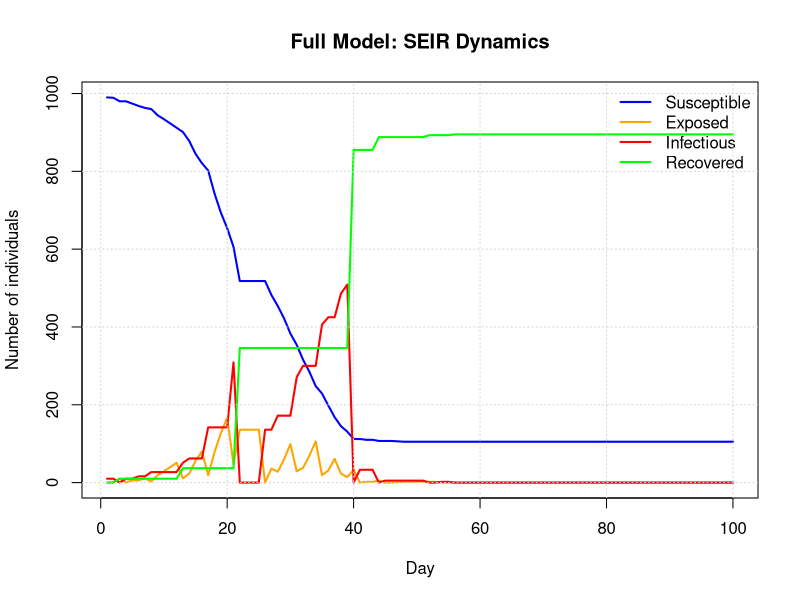

Recreate this plot in R.
# Name=Didar Singh

# s2903783  

#here is the function to implement SEIR model simulation with diffrent beta

##here we have a function which have inputs like a number of people and 
##initial defective and the number of days, and then we have  beta parameter parameters

seir<-function(n=10000,ni=10,nt=100,gamma=1/3,delta=2/3,bmu=0.5,bsc=0.05){
  ## SEIR stochastic simulation model.
  ## n = population size; ni = initially infective; nt = number of days
  ## gamma = daily prob E -> I; delta = daily prob I -> R;
  ## bmu = mean beta; bsc = var(beta) = bmu * bsc
  
  x<-rep(0,n) ## initialize to susceptible state
  x[1:ni]<-2 ## create some infectives
  beta <- rgamma(n,shape=bmu/bsc,scale=bsc) ## individual infection rates
  S<-E<-I<-R<-rep(0,nt) ## set up storage for pop in each state
  S[1] <- n-ni;I[1] <- ni ## initialize
  ##loop over days 
  for(i in 2:nt) {
    u <- runif(n) ## uniform random deviates
    x[x==2&u<delta] <- 3 ## I -> R with prob delta
    x[x==1&u<gamma] <- 2 ## E -> I with prob gamma
    x[x==0&u<beta*I[i-1]] <- 1 ## S -> E with prob beta*I[i-1]
    S[i] <- sum(x==0); E[i] <- sum(x==1)
    I[i] <- sum(x==2); R[i] <- sum(x==3)
  }
  list(S=S,E=E,I=I,R=R,beta=beta)
 ##seir   
}
seir(n=10000,ni=10,nt=100,gamma=1/3,delta=1/5,bmu=5e-5,bsc=1e-5)$S

## step-1

#-----------------------


## n=total number of people 
n<-1000
##here we create a h vector of length and which contains the household ID for each person

## in single line by help of rep and sample

## maximum number of people in  household is five

## here we set.seed to generates a same number,Every time we run the code.

set.seed(9783)
hmax<-5
h<-rep(c(1:n),sample(1:hmax,n,replace=TRUE))[1:n]
length(h)
head(h,50)
h[1000]

##---------------------------------------------------------------
## Function: get.net
##---------------------------------------------------------------
## Purpose:
##   Create a network of non-household contacts based on 
##   individuals’ activity levels (Beta) and household structure (h).
##
## Inputs:
##   Beta : vector of activity levels for each person
##   h    : vector indicating household membership
##   nc   : expected number of non-household contacts per person
##
## Output:
##   A list of length n, where each element contains the indices 
##   of that person’s non-household contacts.
##---------------------------------------------------------------

get.net<-function(beta,h,nc){
  ##Number of individuals in population
  n<-length(beta)
  
  # Create an empty list where each element will store contacts for one person
  mylist<-vector("list",n)
  
  # Initialize each list element as an empty integer vector
  for(i in 1:n) mylist[[i]]<-integer(0)
  
  # Mean activity level across the population (used in probability formula)
  B<-sum(beta)/n
  
  
  # Loop through all unique pairs (i, j) with i < j to avoid double checking
  for (i in 1:(n - 1)) {
    for (j in (i + 1):n) {
      
      # Only consider non-household contacts
      if (h[i] != h[j]) {
        
        # Compute probability of forming a link between i and j
        p <- (nc * beta[i] * beta[j]) / ((B^2) * (n - 1))
        
        # Ensure probability does not exceed 1
        p <- min(1, p)
        
        # Draw one random number to decide if link is formed
        if (runif(1, 0, 1) < p) {
          
          # Record the link in both individuals' contact lists (symmetric)
          mylist[[i]] <- c(mylist[[i]], j)
          mylist[[j]] <- c(mylist[[j]], i)
        }
      }
    }
  }
  
  # Return the full network as a list
  return(mylist)
}

##----------------------

## step-3 

##--------------------

## function for finding number of prople in S,E,I,R for each day
x<-c(0,0,1,1,2,3,4,2)
b<-(which(x==2))
b

# nseir: Individual-based SEIR epidemic model with household, network, and random mixing
#
# Inputs:
#   beta   : numeric vector of length n, sociability/activity of each individual
#   h      : integer/vector of length n, household IDs
#   alink  : list of length n, each element contains regular contacts (vector of indices)
#   alpha  : vector of 3 infection probabilities c(alpha_h, alpha_c, alpha_r)
#            alpha_h: household, alpha_c: network, alpha_r: random mixing
#   delta  : I -> R daily probability
#   gamma  : E -> I daily probability
#   nc     : average community contacts
#   nt     : number of simulation days
#   pinf   : initial fraction infected (0-1)
#
# Output:
#   list with elements:
#     S, E, I, R : daily counts of susceptible, exposed, infectious, recovered
#     beta       : returned sociability vector for reference

nseir <- function(beta, h, alink, alpha=c(.1,.01,.01), delta=.2, gamma=.4, nc=15, nt=100, pinf=.005){
  
  n <- length(beta)  # population size
  stopifnot(length(h) == n, length(alink) == n)  # basic checks
  alpha_h <- alpha[1]; alpha_c <- alpha[2]; alpha_r <- alpha[3]
  
  x <- rep(0, n)   # initialize all individuals as Susceptible (0)
  
  ni <- max(1, round(pinf * n))  # initial number of infected
  B <- mean(beta)                 # mean sociability for random mixing
  x[sample(1:n, ni)] <- 2         # randomly infect initial individuals
  
  # Storage for daily counts
  S <- E <- I <- R <- rep(0, nt)
  S[1] <- sum(x == 0); E[1] <- sum(x == 1)
  I[1] <- sum(x == 2); R[1] <- sum(x == 3)
  
  # Main simulation loop over days
  for(day in 2:nt){
    
    inf_idx <- which(x == 2)  # indices of infectious individuals
    n_inf <- length(inf_idx)
    
    # --- Progression transitions ---
    # I -> R (recovery)
    u <- runif(1)
    x[x==2 & u < delta] <- 3
    
    # E -> I (incubation to infectious)
    u <- runif(1)
    x[x==1 & u < gamma] <- 2
    
    # Susceptibles
    S_idx <- which(x == 0)
    
    if(length(S_idx) > 0 && n_inf > 0){
      
      # Precompute coefficient for random mixing term
      coef_pair <- (alpha_r * nc) / (B^2 * (n - 1))
      
      # Loop over susceptibles
      for(i in S_idx){
        
        # 1) Household infection
        IH <- sum(h[inf_idx] == h[i])  # number of infectious household members
        p_h <- if(IH > 0) 1 - (1 - alpha_h)^IH else 0
        
        # 2) Network infection
        nb <- alink[[i]]
        IN <- if(length(nb) == 0) 0 else sum(nb %in% inf_idx)
        p_c <- if(IN > 0) 1 - (1 - alpha_c)^IN else 0
        
        # 3) Random mixing infection
        p_ij <- coef_pair * beta[i] * beta[inf_idx]  # infection prob from each infectious individual
        p_ij[p_ij < 0] <- 0; p_ij[p_ij > 1] <- 1    # clip probabilities
        survive <- prod(1 - p_ij)  # probability of avoiding infection from all infectives
        p_r <- 1 - survive
        
        # --- Combine all sources of infection ---
        p_total <- 1 - (1 - p_h) * (1 - p_c) * (1 - p_r)
        p_total <- min(max(p_total, 0), 1)  # safety for numerical errors
        
        # Infection trial
        if(runif(1) < p_total) x[i] <- 1
      }
      
    } # end susceptibles loop
    
    # Store daily counts
    S[day] <- sum(x == 0); E[day] <- sum(x == 1)
    I[day] <- sum(x == 2); R[day] <- sum(x == 3)
  }
  
  # Return results
  list(S = S, E = E, I = I, R = R, beta = beta)
}

# plot_SEIR: Plot SEIR dynamics from nseir simulation
#
# Input:
#   sim  : list returned by nseir() containing S, E, I, R vectors
#   main : optional title for the plot
#
# Output:
#   Generates a line plot of S, E, I, R over time

plot_SEIR <- function(sim, main="SEIR Dynamics") {
  
  # Check input
  stopifnot(all(c("S","E","I","R") %in% names(sim)))
  
  nt <- length(sim$S)          # number of days
  time <- 1:nt
  
  # Create an empty plot with proper y-limits
  plot(time, sim$S, type="n", ylim=c(0, max(sim$S, sim$E, sim$I, sim$R)),
       xlab="Day", ylab="Number of individuals", main=main)
  
  # Add lines for each compartment
  lines(time, sim$S, col="blue", lwd=2)
  lines(time, sim$E, col="orange", lwd=2)
  lines(time, sim$I, col="red", lwd=2)
  lines(time, sim$R, col="green", lwd=2)
  
  # Add legend
  legend("topright", legend=c("Susceptible","Exposed","Infectious","Recovered"),
         col=c("blue","orange","red","green"), lwd=2, bty="n")
  
  # Optional: add grid for clarity
  grid()
}

# Example: simulate one scenario with nseir
n <- 1000
beta <- runif(n, 0, 1)
hmax <- 5
h<-rep(c(1:n),sample(1:hmax,n,replace=TRUE))[1:n]
alink <- get.net(beta, h, nc=15)

# Run SEIR simulation (full model)
sim <- nseir(beta, h, alink, alpha=c(0.1,0.01,0.01), delta=0.2, gamma=0.4, nc=15, nt=100, pinf=0.01)

# Plot SEIR dynamics
plot_SEIR(sim, main="Full Model: SEIR Dynamics")

